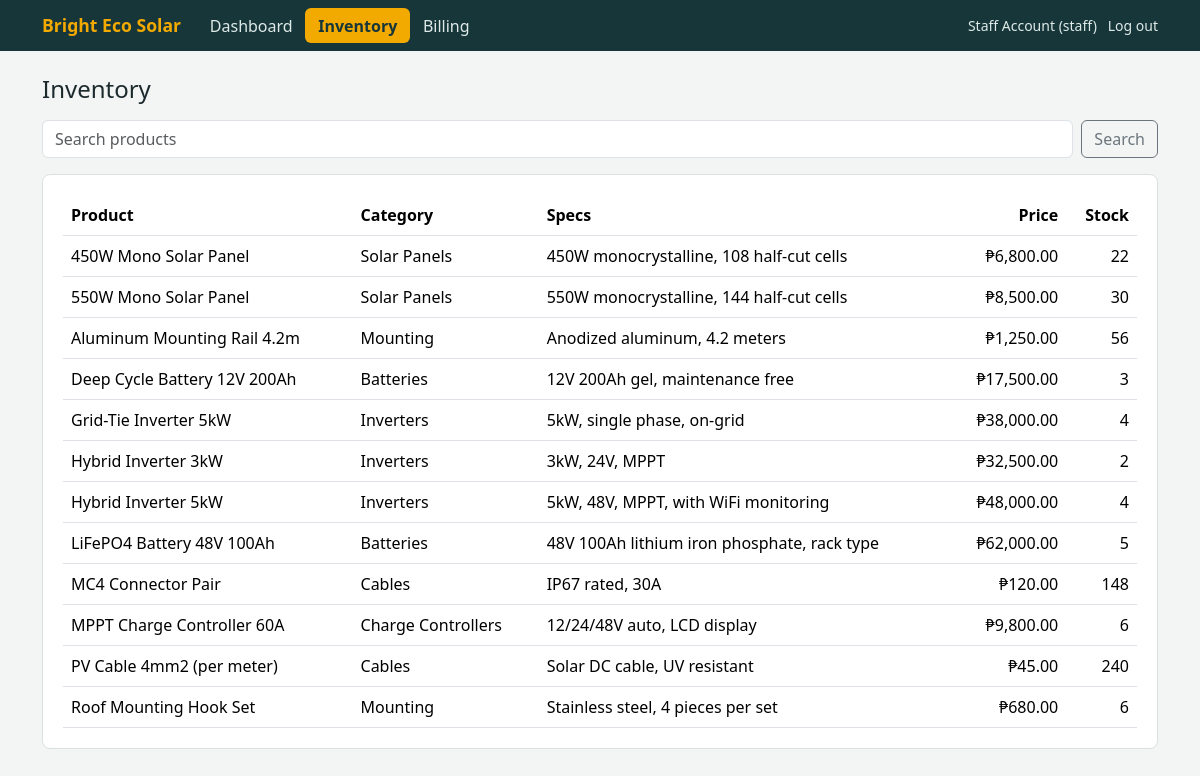
Page /inventory.php (signed in) on the committed database.
### tables this page shows
CREATE TABLE products(id INT AUTO_INCREMENT PRIMARY KEY,name VARCHAR(150) NOT NULL,category_id INT NOT NULL,specs VARCHAR(255) DEFAULT '',price DECIMAL(12,2) NOT NULL,quantity INT NOT NULL DEFAULT 0,reorder_level INT NOT NULL DEFAULT 5,status TINYINT NOT NULL DEFAULT 1,FOREIGN KEY(category_id) REFERENCES categories(id));

CREATE TABLE categories(id INT AUTO_INCREMENT PRIMARY KEY,name VARCHAR(80) NOT NULL UNIQUE);

### includes/auth.php (called while the page is built, shortened)
<?php
function h($s){ return htmlspecialchars((string)$s, ENT_QUOTES, 'UTF-8'); }
function peso($n){ return '₱'.number_format((float)$n, 2); }

### inventory.php (the view, shortened to what this page needs)
<?php require 'includes/auth.php'; require_login(); $title='Inventory'; $pdo=db();
$q='%'.trim($_GET['q'] ?? '').'%';
$s=$pdo->prepare('SELECT p.*,c.name AS cat FROM products p JOIN categories c ON c.id=p.category_id WHERE p.status=1 AND (p.name LIKE ? OR p.specs LIKE ? OR c.name LIKE ?) ORDER BY p.name');
$s->execute([$q,$q,$q]); $rows=$s->fetchAll();
include 'includes/header.php'; ?>
<h1 class="h4 mb-3">Inventory</h1>
<form class="mb-3 d-flex gap-2"><input class="form-control" name="q" placeholder="Search products" value="<?= h($_GET['q'] ?? '') ?>"><button class="btn btn-outline-secondary">Search</button></form>
<div class="panel table-responsive"><table class="table align-middle mb-0"><thead><tr><th>Product</th><th>Category</th><th>Specs</th><th class="text-end">Price</th><th class="text-end">Stock</th><?php if($can) echo '<th></th>'; ?></tr></thead><tbody>
<?php foreach($rows as $r): ?><tr class="<?= $r['quantity']<=$r['reorder_level']?'low':'' ?>"><td><?= h($r['name']) ?></td><td><?= h($r['cat']) ?></td><td><?= h($r['specs']) ?></td><td class="text-end"><?= peso($r['price']) ?></td><td class="text-end"><?= (int)$r['quantity'] ?></td>
</tr><?php endforeach; ?>
</tbody></table></div>
<?php include 'includes/footer.php'; ?>

### assets/style.css (style rules this page uses)
:root { --pine:#16363a;--sun:#f2a900;--paper:#f2f5f4;--ink:#1d2a2d }
body { background:var(--paper);color:var(--ink);font-family:"Public Sans",system-ui,sans-serif }
.panel { background:#fff;border:1px solid #d9e2e0;border-radius:8px;padding:1.25rem }
.low { background:#fff4d6 }

### rows in the picture
products: name "450W Mono Solar Panel", category.name "Solar Panels", specs "450W monocrystalline, 108 half-cut cells", price "₱6,800.00", quantity "22"
products: name "550W Mono Solar Panel", category.name "Solar Panels", specs "550W monocrystalline, 144 half-cut cells", price "₱8,500.00", quantity "30"
products: name "Aluminum Mounting Rail 4.2m", category.name "Mounting", specs "Anodized aluminum, 4.2 meters", price "₱1,250.00", quantity "56"
products: name "Deep Cycle Battery 12V 200Ah", category.name "Batteries", specs "12V 200Ah gel, maintenance free", price "₱17,500.00", quantity "3"
products: name "Grid-Tie Inverter 5kW", category.name "Inverters", specs "5kW, single phase, on-grid", price "₱38,000.00", quantity "4"
products: name "Hybrid Inverter 3kW", category.name "Inverters", specs "3kW, 24V, MPPT", price "₱32,500.00", quantity "2"
products: name "Hybrid Inverter 5kW", category.name "Inverters", specs "5kW, 48V, MPPT, with WiFi monitoring", price "₱48,000.00", quantity "4"
products: name "LiFePO4 Battery 48V 100Ah", category.name "Batteries", specs "48V 100Ah lithium iron phosphate, rack type", price "₱62,000.00", quantity "5"
products: name "MC4 Connector Pair", category.name "Cables", specs "IP67 rated, 30A", price "₱120.00", quantity "148"
products: name "MPPT Charge Controller 60A", category.name "Charge Controllers", specs "12/24/48V auto, LCD display", price "₱9,800.00", quantity "6"
products: name "PV Cable 4mm2 (per meter)", category.name "Cables", specs "Solar DC cable, UV resistant", price "₱45.00", quantity "240"
products: name "Roof Mounting Hook Set", category.name "Mounting", specs "Stainless steel, 4 pieces per set", price "₱680.00", quantity "6"

### other values in the picture
$l "Dashboard Inventory Billing"
$u['name'] "Staff Account"
$u['role'] "staff"
